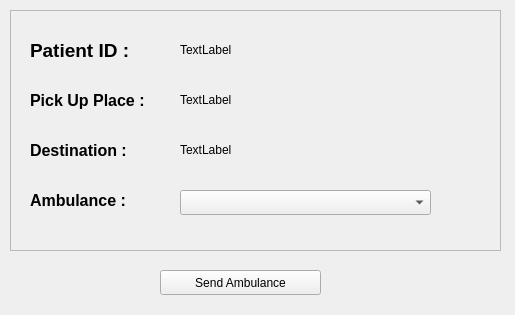
<?xml version="1.0" encoding="UTF-8"?>
<ui version="4.0">
 <class>Form</class>
 <widget class="QWidget" name="Form">
  <property name="geometry">
   <rect>
    <x>0</x>
    <y>0</y>
    <width>515</width>
    <height>315</height>
   </rect>
  </property>
  <property name="windowTitle">
   <string>Appoint Hospital</string>
  </property>
  <widget class="QFrame" name="frame">
   <property name="geometry">
    <rect>
     <x>10</x>
     <y>10</y>
     <width>491</width>
     <height>241</height>
    </rect>
   </property>
   <property name="frameShape">
    <enum>QFrame::StyledPanel</enum>
   </property>
   <property name="frameShadow">
    <enum>QFrame::Raised</enum>
   </property>
   <widget class="QLabel" name="pickUpPlaceLabel">
    <property name="geometry">
     <rect>
      <x>20</x>
      <y>70</y>
      <width>141</width>
      <height>41</height>
     </rect>
    </property>
    <property name="styleSheet">
     <string notr="true">font-size:14pt;
font-weight: bold;</string>
    </property>
    <property name="text">
     <string>&lt;html&gt;&lt;head/&gt;&lt;body&gt;&lt;p&gt;&lt;span style=&quot; font-size:12pt;&quot;&gt;Pick Up Place : &lt;/span&gt;&lt;/p&gt;&lt;/body&gt;&lt;/html&gt;</string>
    </property>
   </widget>
   <widget class="QLabel" name="destinationLabel">
    <property name="geometry">
     <rect>
      <x>20</x>
      <y>120</y>
      <width>121</width>
      <height>41</height>
     </rect>
    </property>
    <property name="styleSheet">
     <string notr="true">font-size:14pt;
font-weight: bold;</string>
    </property>
    <property name="text">
     <string>&lt;html&gt;&lt;head/&gt;&lt;body&gt;&lt;p&gt;&lt;span style=&quot; font-size:12pt;&quot;&gt;Destination : &lt;/span&gt;&lt;/p&gt;&lt;/body&gt;&lt;/html&gt;</string>
    </property>
   </widget>
   <widget class="QLabel" name="patientIDLabel">
    <property name="geometry">
     <rect>
      <x>20</x>
      <y>20</y>
      <width>151</width>
      <height>41</height>
     </rect>
    </property>
    <property name="styleSheet">
     <string notr="true">font-size:14pt;
font-weight: bold;</string>
    </property>
    <property name="text">
     <string>&lt;html&gt;&lt;head/&gt;&lt;body&gt;&lt;p&gt;Patient ID :&lt;/p&gt;&lt;/body&gt;&lt;/html&gt;</string>
    </property>
   </widget>
   <widget class="QLabel" name="patientID">
    <property name="geometry">
     <rect>
      <x>170</x>
      <y>30</y>
      <width>281</width>
      <height>20</height>
     </rect>
    </property>
    <property name="text">
     <string>TextLabel</string>
    </property>
   </widget>
   <widget class="QLabel" name="destination">
    <property name="geometry">
     <rect>
      <x>170</x>
      <y>130</y>
      <width>281</width>
      <height>20</height>
     </rect>
    </property>
    <property name="text">
     <string>TextLabel</string>
    </property>
   </widget>
   <widget class="QLabel" name="pickUpPlace">
    <property name="geometry">
     <rect>
      <x>170</x>
      <y>80</y>
      <width>281</width>
      <height>20</height>
     </rect>
    </property>
    <property name="text">
     <string>TextLabel</string>
    </property>
   </widget>
   <widget class="QLabel" name="ambulanceLabel">
    <property name="geometry">
     <rect>
      <x>20</x>
      <y>170</y>
      <width>121</width>
      <height>41</height>
     </rect>
    </property>
    <property name="styleSheet">
     <string notr="true">font-size:14pt;
font-weight: bold;</string>
    </property>
    <property name="text">
     <string>&lt;html&gt;&lt;head/&gt;&lt;body&gt;&lt;p&gt;&lt;span style=&quot; font-size:12pt;&quot;&gt;Ambulance : &lt;/span&gt;&lt;/p&gt;&lt;/body&gt;&lt;/html&gt;</string>
    </property>
   </widget>
   <widget class="QComboBox" name="ambulanceCombobox">
    <property name="geometry">
     <rect>
      <x>170</x>
      <y>180</y>
      <width>251</width>
      <height>25</height>
     </rect>
    </property>
   </widget>
  </widget>
  <widget class="QPushButton" name="sendButton">
   <property name="geometry">
    <rect>
     <x>160</x>
     <y>270</y>
     <width>161</width>
     <height>25</height>
    </rect>
   </property>
   <property name="text">
    <string>Send Ambulance</string>
   </property>
  </widget>
 </widget>
 <resources/>
 <connections/>
</ui>
